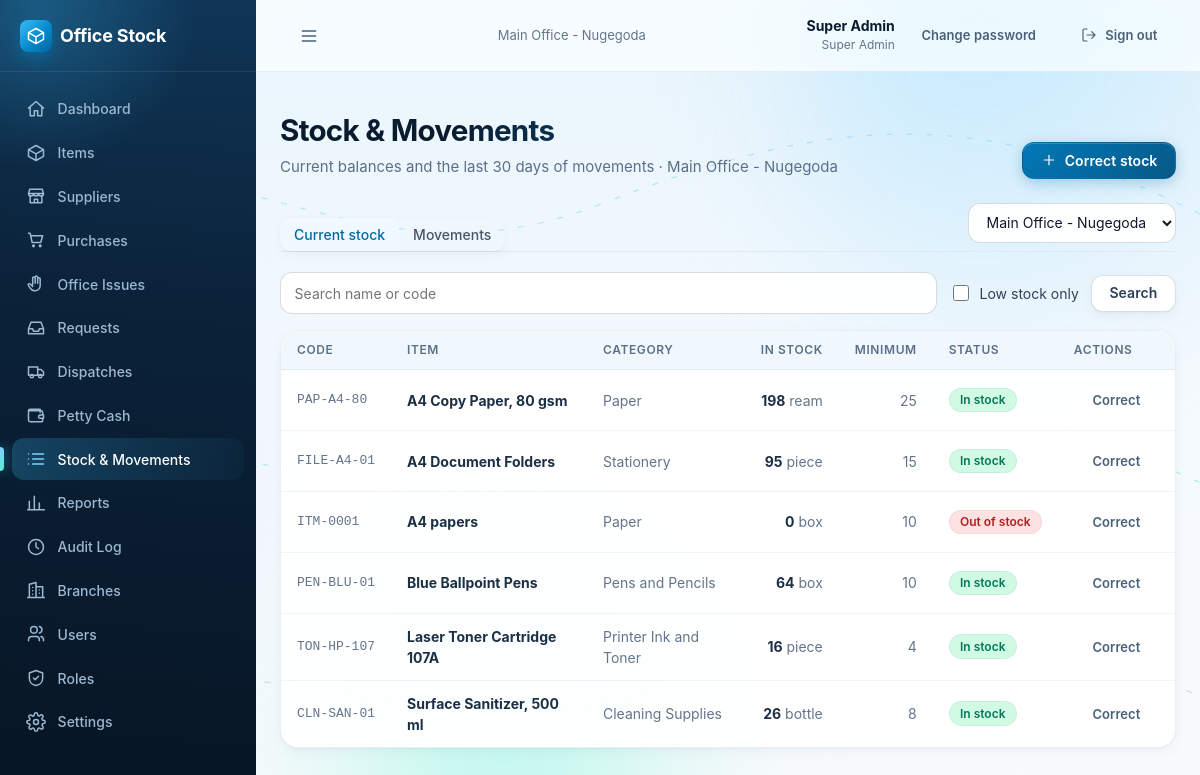
The page /stock/ (signed in) on the database its author committed.
### accounts/models.py (models this page shows, shortened)
class User(AbstractBaseUser):
    name = models.CharField(max_length=120)
    email = models.EmailField(unique=True)
    role = models.CharField(max_length=40)
    permissions = models.JSONField(null=True, blank=True, default=None)
    branch = models.ForeignKey(Branch, on_delete=models.PROTECT, related_name='users')
    active = models.BooleanField(default=True)
    failed_logins = models.PositiveSmallIntegerField(default=0)
    locked_until = models.DateTimeField(null=True, blank=True)
    created_at = models.DateTimeField(auto_now_add=True)
    updated_at = models.DateTimeField(auto_now=True)
    USERNAME_FIELD = 'email'
    REQUIRED_FIELDS = ['name']
    objects = UserManager()
    class Meta:
        ordering = ['name']
    @property
    def role_def(self):
        if not hasattr(self, '_role_def'):
            if self.role == SUPER_ADMIN_ROLE['key']:
                self._role_def = SUPER_ADMIN_ROLE
            else:
                r = Role.objects.filter(key=self.role).first()
                self._role_def = r.as_def() if r else None
        return self._role_def
    @property
    def role_name(self):
        return (self.role_def or {}).get('name') or self.role

class Branch(models.Model):
    name = models.CharField(max_length=120)
    code = models.CharField(max_length=10, unique=True)
    type = models.CharField(max_length=10, choices=[(BRANCH_TYPES.MAIN, 'Main office'), (BRANCH_TYPES.BRANCH, 'Branch')],
                            default=BRANCH_TYPES.BRANCH)
    address = models.CharField(max_length=250, blank=True, default='')
    phone = models.CharField(max_length=40, blank=True, default='')
    active = models.BooleanField(default=True)
    created_at = models.DateTimeField(auto_now_add=True)
    updated_at = models.DateTimeField(auto_now=True)
    class Meta:
        ordering = ['type', 'name']
        constraints = [
            models.UniqueConstraint(fields=['type'], condition=models.Q(type=BRANCH_TYPES.MAIN), name='one_main_office'),
        ]

### catalog/models.py (models this page shows, shortened)
class Item(models.Model):
    code = models.CharField(max_length=20, unique=True)
    name = models.CharField(max_length=160)
    category = models.ForeignKey(Category, on_delete=models.PROTECT, related_name='items')
    unit = models.CharField(max_length=30)  # e.g. ream, box, piece
    min_stock = models.PositiveIntegerField(default=0)
    last_unit_cost = models.DecimalField(max_digits=12, decimal_places=2, null=True, blank=True,
                                         validators=[MinValueValidator(Decimal('0'))])
    active = models.BooleanField(default=True)
    created_at = models.DateTimeField(auto_now_add=True)
    updated_at = models.DateTimeField(auto_now=True)
    class Meta:
        ordering = ['name']

class Category(models.Model):
    name = models.CharField(max_length=80, unique=True)
    created_at = models.DateTimeField(auto_now_add=True)
    updated_at = models.DateTimeField(auto_now=True)
    class Meta:
        ordering = ['name']
        verbose_name_plural = 'categories'

### inventory/views.py (the view, shortened to what this page needs)
# urls.py: path('stock/', views.stock_page, name='stock'),
@permission_required('stock.view')
def stock_page(request):
    user = request.user
    tab = 'movements' if request.GET.get('tab') == 'movements' else 'stock'
    can_adjust = has_any(user, ['stock.adjust'])
    branch = _resolve_branch(request, request.GET.get('branch') if tab == 'stock' else None)
    branches = [] if is_branch_side(user) else list(Branch.objects.filter(active=True).order_by('type', 'name'))
    can_pick_branch = len(branches) > 1
    ctx = {'tab': tab, 'branch': branch, 'branches': branches, 'can_pick_branch': can_pick_branch, 'can_adjust': can_adjust}
    if tab == 'stock':
        rows = _balance_rows(branch) if branch else []
        q = request.GET.get('q', '').strip().lower()
        low_only = request.GET.get('low') == '1'
        shown = [r for r in rows if (not low_only or r['low']) and (not q or q in r['item'].name.lower() or q in r['item'].code.lower())]
        ctx.update({'rows': shown, 'f': {'q': request.GET.get('q', ''), 'low': low_only}, 'filters_on': bool(q or low_only)})
        return render(request, 'inventory/stock.html', ctx)

### core/context_processors.py (called while the page is built)
def app(request):
    ctx = {}
    user = getattr(request, 'user', None)
    if user is None or not user.is_authenticated:
        return ctx
    settings = Setting.get()
    ctx['app_settings'] = settings
    perms = getattr(request, 'perms', [])
    nav = []
    path = request.path
    for n in visible_nav(user, perms, settings.branch_module_enabled):
        try:
            url = reverse(n['url'])
        except NoReverseMatch:
            continue
        active = path == url if n.get('exact') else path.startswith(n['match'])
        nav.append({**n, 'href': url, 'active': active})
    ctx.update({
        'nav': nav,
        'perm': {p.replace('.', '_'): (p in perms) for p in ALL_PERMISSIONS},
        'is_branch_side': side_of(user) == 'branch',
        'is_super_admin': user.role == 'super_admin',
    })
    return ctx

### core/models.py (called while the page is built)
    @classmethod
    def get(cls):
        obj = cls.objects.filter(key='app').first()
        if obj:
            return obj
        try:
            with transaction.atomic():
                return cls.objects.create(key='app')
        except IntegrityError:
            return cls.objects.get(key='app')

### core/permissions.py (called while the page is built)
def side_of(user, role_def=None):
    role_def = role_def if role_def is not None else getattr(user, 'role_def', None)
    return (role_def or {}).get('side') or SIDES.MAIN

def is_branch_side(user, role_def=None):
    return side_of(user, role_def) == SIDES.BRANCH

def effective_permissions(user, role_def=None):
    if user.role == ROLES.SUPER_ADMIN:
        return list(ALL_PERMISSIONS)
    if isinstance(user.permissions, (list, tuple)):
        return list(user.permissions)
    role_def = role_def if role_def is not None else getattr(user, 'role_def', None)
    return list((role_def or {}).get('permissions') or [])

def has_any(user, perms):
    have = effective_permissions(user)
    return any(p in have for p in perms)

def visible_nav(user, permissions, branch_module_enabled):
    out = []
    for n in NAV_ITEMS:
        if n.get('branch_side') and not branch_module_enabled:
            continue
        if n.get('roles'):
            if user.role not in n['roles']:
                continue
        elif n.get('perms'):
            if not any(p in permissions for p in n['perms']):
                continue
        out.append(n)
    return out

### core/templatetags/ui.py (called while the page is built)
@register.simple_tag
def badge(text, tone='gray'):
    return format_html('<span class="badge badge-{}">{}</span>', tone, text)

### inventory/templates/inventory/stock.html (shortened to what this page needs)
{% extends "base.html" %}
{% load ui %}
{% block content %}
<div class="page-header">
  <div><h1>Stock &amp; Movements</h1><p>Current balances and the last 30 days of movements{% if branch %} · {{ branch.name }}{% endif %}</p></div>
  {% if can_adjust and branch %}<a class="btn" href="{% url 'inventory:stock_correct' %}{% if branch %}?branch={{ branch.pk }}{% endif %}">{% icon 'plus' 'icon icon-sm' %} Correct stock</a>{% endif %}
</div>
<div style="display:flex;flex-wrap:wrap;align-items:flex-end;justify-content:space-between;gap:.75rem;border-bottom:1px solid var(--s200);margin-bottom:1.25rem">
  <div class="seg" style="border:0;background:none">
    <a href="{% url 'inventory:stock' %}{% if branch and can_pick_branch %}?branch={{ branch.pk }}{% endif %}" class="{% if tab == 'stock' %}on{% endif %}" style="border-radius:8px 8px 0 0">Current stock</a>
    <a href="{% url 'inventory:stock' %}?tab=movements" class="{% if tab == 'movements' %}on{% endif %}" style="border-radius:8px 8px 0 0">Movements</a>
  </div>
  {% if can_pick_branch and tab == 'stock' %}
  <form method="get" style="margin-bottom:.5rem"><select name="branch" aria-label="Branch" onchange="this.form.submit()" style="width:13rem">
    {% for b in branches %}<option value="{{ b.pk }}" {% if branch.pk == b.pk %}selected{% endif %}>{{ b.name }}</option>{% endfor %}
  </select></form>
  {% endif %}
</div>
{% if tab == 'stock' %}
  <form method="get" style="display:flex;flex-wrap:wrap;gap:.75rem;align-items:center;margin-bottom:1rem">
    <div style="flex:1;min-width:12rem"><input type="search" name="q" value="{{ f.q }}" placeholder="Search name or code" aria-label="Search items"></div>
    <label class="check"><input type="checkbox" name="low" value="1" {% if f.low %}checked{% endif %} onchange="this.form.submit()"> Low stock only</label>
    <button class="btn btn-secondary" type="submit">Search</button>
  </form>
  {% if not rows %}
    <div class="card empty"><h3>{% if filters_on %}No items match your filters{% else %}No items yet{% endif %}</h3><p>{% if filters_on %}Try clearing the search or filter.{% else %}Add items on the Items page first.{% endif %}</p></div>
  {% else %}
  <div class="card table-wrap"><table class="data">
    <thead><tr><th>Code</th><th>Item</th><th>Category</th><th class="num">In stock</th><th class="num">Minimum</th><th>Status</th>{% if can_adjust %}<th><span class="sr-only">Actions</span></th>{% endif %}</tr></thead>
    <tbody>{% for r in rows %}
      <tr><td class="nowrap mono small muted">{{ r.item.code }}</td><td><b>{{ r.item.name }}</b></td><td class="muted">{{ r.item.category.name }}</td>
      <td class="num nowrap"><b>{{ r.quantity }}</b> <span class="muted">{{ r.item.unit }}</span></td><td class="num muted">{{ r.item.min_stock }}</td>
      <td>{% if not r.item.active %}{% badge "Inactive" "gray" %}{% elif r.quantity <= 0 %}{% badge "Out of stock" "red" %}{% elif r.low %}{% badge "Low stock" "amber" %}{% else %}{% badge "In stock" "green" %}{% endif %}</td>
      {% if can_adjust %}<td class="right"><a class="btn btn-ghost btn-sm" href="{% url 'inventory:stock_correct' %}?item={{ r.item.pk }}&branch={{ branch.pk }}">Correct</a></td>{% endif %}</tr>
    {% endfor %}</tbody>
  </table></div>
  {% endif %}
{% endif %}
{% endblock %}

### templates/base.html (shortened to what this page needs)
{% load static ui %}<!doctype html>
<html lang="en">
<head>
  <link rel="stylesheet" href="{% static 'css/app.css' %}">
  <link rel="stylesheet" href="{% static 'css/premium.css' %}">
</head>
<body>
<div class="ambient" aria-hidden="true">
  <span class="blob b1" data-parallax="0.10"><i></i></span>
  <span class="blob b2" data-parallax="-0.07"></span>
  <span class="blob b3" data-parallax="0.05"><i></i></span>
</div>
<div class="shell">
  <aside class="sidebar" id="sidebar">
    <div class="brand"><div class="brand-mark">{% icon 'box' %}</div><span class="brand-name">Office Stock</span></div>
    <nav class="nav" aria-label="Main">
      {% for n in nav %}<a href="{{ n.href }}" class="{% if n.active %}active{% endif %}">{% icon n.icon %}{{ n.label }}</a>{% endfor %}
    </nav>
  </aside>
  <div class="main-col">
    <header class="topbar">
      <button class="btn btn-ghost menu-btn" type="button" data-nav-open aria-label="Open menu">{% icon 'menu' %}</button>
      <div class="branch-name muted small">{{ request.user.branch.name }}</div>
      <div class="topbar-right">
        <div class="who"><b>{{ request.user.name }}</b><span>{{ request.user.role_name }}</span></div>
        <a class="btn btn-ghost btn-sm" href="{% url 'accounts:change_password' %}">Change password</a>
        <form method="post" action="{% url 'accounts:logout' %}" class="inline">{% csrf_token %}
          <button class="btn btn-ghost btn-sm" type="submit">{% icon 'logout' 'icon icon-sm' %}<span class="hide-sm">Sign out</span></button>
        </form>
      </div>
    </header>
    <main class="content">
      {% block content %}{% endblock %}
    </main>
  </div>
</div>
</body>
</html>

### rows shown on the page
User: user.branch.name "Main Office - Nugegoda", user.name "Super Admin", user.role_name "Super Admin"
Branch: name "Main Office - Nugegoda"
Item: item.code "PAP-A4-80", item.name "A4 Copy Paper, 80 gsm", item.category.name "Paper", quantity "198", item.unit "ream", item.min_stock "25", badge "In stock"
Item: item.code "FILE-A4-01", item.name "A4 Document Folders", item.category.name "Stationery", quantity "95", item.unit "piece", item.min_stock "15", badge "In stock"
Item: item.code "ITM-0001", item.name "A4 papers", item.category.name "Paper", quantity "0", item.unit "box", item.min_stock "10", badge "Out of stock"
Item: item.code "PEN-BLU-01", item.name "Blue Ballpoint Pens", item.category.name "Pens and Pencils", quantity "64", item.unit "box", item.min_stock "10", badge "In stock"
Item: item.code "TON-HP-107", item.name "Laser Toner Cartridge 107A", item.category.name "Printer Ink and Toner", quantity "16", item.unit "piece", item.min_stock "4", badge "In stock"
Item: item.code "CLN-SAN-01", item.name "Surface Sanitizer, 500 ml", item.category.name "Cleaning Supplies", quantity "26", item.unit "bottle", item.min_stock "8", badge "In stock"

### other values the page prints
{{ n.label }} "Dashboard" "Items" "Suppliers" "Purchases" "Office Issues" "Requests" "Dispatches" "Petty Cash" "Stock & Movements" "Reports" "Audit Log" "Branches" "Users" "Roles" "Settings"
form field branch "Main Office - Nugegoda"
